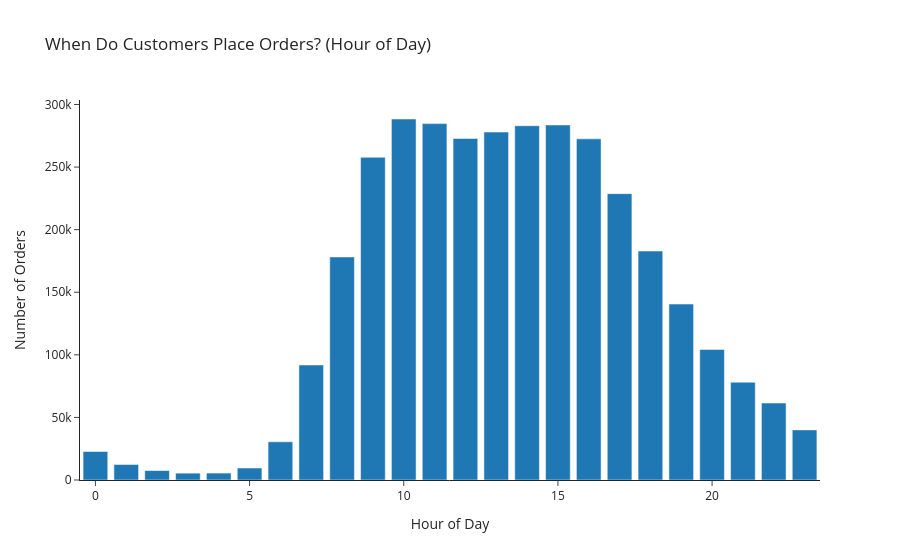

The notebook cell saved with this chart:
### Markdown cell above
### Distribution of `order_hour_of_day`

### Code cell
# Count orders per hour (24 numbers), then plot the counts
hour_counts = orders["order_hour_of_day"].value_counts().sort_index().reset_index()
hour_counts.columns = ["Hour of Day", "Number of Orders"]

fig = px.bar(
    hour_counts,
    x="Hour of Day",
    y="Number of Orders",
    title="When Do Customers Place Orders? (Hour of Day)",
)
fig.show()

### Figure 1 — Plotly figure (JSON) as saved in the notebook; plotly's stock layout.template omitted (floating-point values rounded to 4 significant figures)
{"data": [{"hovertemplate": "Hour of Day=%{x}<br>Number of Orders=%{y}<extra></extra>", "legendgroup": "", "marker": {"color": "#1F77B4", "pattern": {"shape": ""}}, "name": "", "orientation": "v", "showlegend": false, "textposition": "auto", "type": "bar", "x": [0, 1, 2, 3, 4, 5, 6, 7, 8, 9, 10, 11, 12, 13, 14, 15, 16, 17, 18, 19, 20, 21, 22, 23], "xaxis": "x", "y": [22758, 12398, 7539, 5474, 5527, 9569, 30529, 91868, 178201, 257812, 288418, 284728, 272841, 277999, 283042, 283639, 272553, 228795, 182912, 140569, 104292, 78109, 61468, 40043], "yaxis": "y"}], "layout": {"barmode": "relative", "legend": {"tracegroupgap": 0}, "title": {"text": "When Do Customers Place Orders? (Hour of Day)"}, "xaxis": {"anchor": "y", "domain": [0.0, 1.0], "title": {"text": "Hour of Day"}}, "yaxis": {"anchor": "x", "domain": [0.0, 1.0], "title": {"text": "Number of Orders"}}}}
